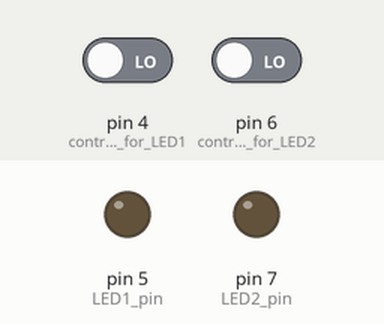
Bench run of a sketch on a simulated Arduino Uno, built with avr-gcc and run on an emulated ATmega328P. On the bench: output pins drawn as LEDs (lit = HIGH). The test bench sets the inputs (shaded band); at power-on: pin 4 (control_pin_for_LED1) LOW, pin 6 (control_pin_for_LED2) LOW.

Above: at 1.2 s.
1.3 s: pin 4 (control_pin_for_LED1) driven HIGH
At 2.1 s:
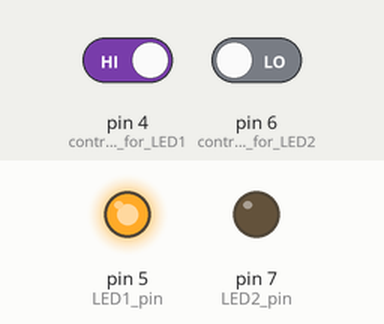
2.8 s: pin 6 (control_pin_for_LED2) driven HIGH
At 3.3 s:
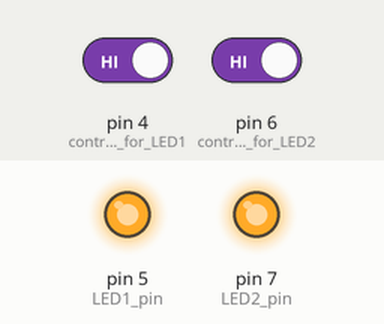
4.3 s: pin 4 (control_pin_for_LED1) driven LOW
At 5.5 s:
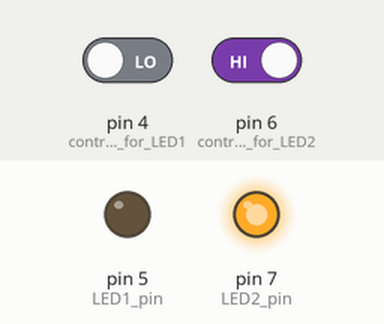
5.8 s: pin 6 (control_pin_for_LED2) driven LOW
At 6.8 s:
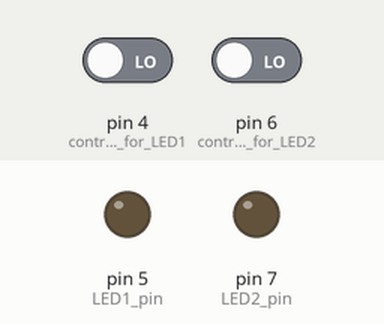
Timing chart, 0 to 8.3 s (numbered marks = the images above; inputs shaded):
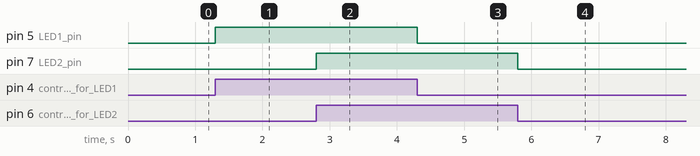

The sketch:

LabBProblem2_sample.ino
```cpp
void setup() {
  // put your setup code here, to run once:

  pinMode(4,INPUT); //control pin for LED1
  pinMode(5,OUTPUT); // LED1 pin
  pinMode(6,INPUT); //control pin for LED2
  pinMode(7,OUTPUT); // LED2 pin
}

void loop() {
  // put your main code here, to run repeatedly:

  int switch_state1 = digitalRead(4); //read the value of control input1
  int switch_state2 = digitalRead(6); //read the value of control input2

  if(switch_state1 == HIGH) //condition for LED1
  {
    digitalWrite(5,HIGH);//LED turns on if input is high
  }

  if(switch_state1 == LOW) // condition for LED1
  {
    digitalWrite(5,LOW);//LED turns off if input is low
  }

  if(switch_state2 == HIGH) //condition
  {
    digitalWrite(7,HIGH);//LED turns on if input is high
  }

  if(switch_state2 == LOW) // condition
  {
    digitalWrite(7,LOW);//LED turns off if input is low
  }

}
```

Measured:
- after the input at 1.3 s, pin 5 (LED1_pin): LOW → HIGH at once
- after the input at 2.8 s, pin 7 (LED2_pin): LOW → HIGH at once
- after the input at 4.3 s, pin 5 (LED1_pin): HIGH → LOW at once
- after the input at 5.8 s, pin 7 (LED2_pin): HIGH → LOW at once
